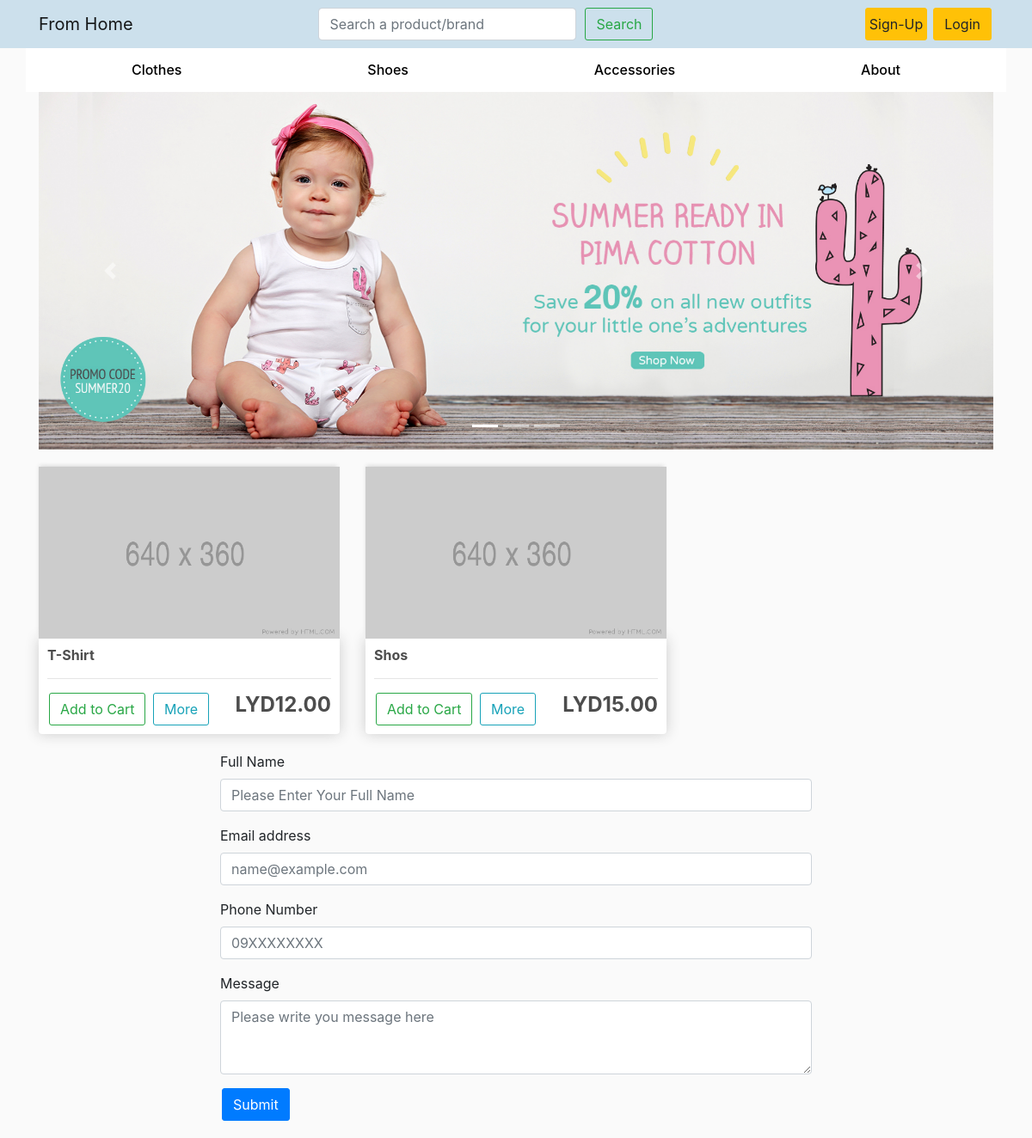
Before: / with the older database file.
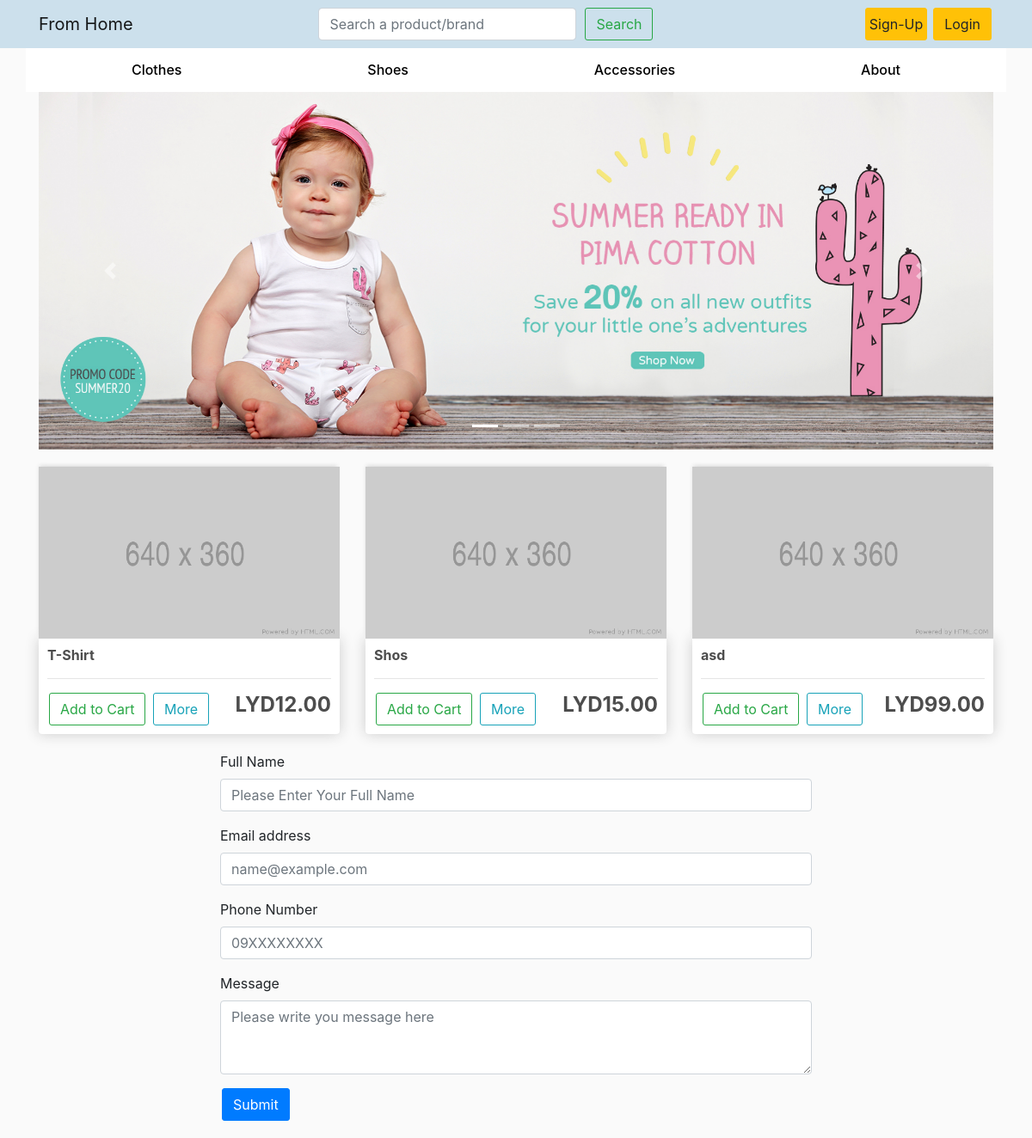
After: the same page with the newer database file.
### store/models.py (models this page shows, shortened)
class Product(models.Model):
    title = models.CharField(max_length=200, null=True)
    details = models.TextField(null=True)
    price = models.DecimalField(max_digits=8, decimal_places=2, null=True)
    color = models.CharField(max_length=200, null=True)
    season = models.CharField(max_length=200, null=True)
    gender = models.CharField(max_length=200, null=True)
    brand = models.CharField(max_length=200, null=True)
    size = models.CharField(max_length=200, null=True)
    featured = models.BooleanField(default=False)

### store/views.py (the view)
# urls.py: 2. Add a URL to urlpatterns:  path('', views.home, name='home')
def home(request):
    products = Product.objects.all()[:3]
    context = {'products':products}
    return render(request, 'store/home.html', context)

### store/templates/store/home.html (shortened to what this page needs)
{% extends 'store/base.html' %}
{% load static %}
{% block content %}
<div id="carouselExampleIndicators" class="carousel slide" data-ride="carousel">
    <ol class="carousel-indicators">
      <li data-target="#carouselExampleIndicators" data-slide-to="0" class="active"></li>
      <li data-target="#carouselExampleIndicators" data-slide-to="1"></li>
      <li data-target="#carouselExampleIndicators" data-slide-to="2"></li>
    </ol>
    <div class="carousel-inner">
      <div class="carousel-item active">
        <img class="d-block w-100" src="{% static 'images/cov1.jpg' %}" alt="First slide">
      </div>
    </div>
    <a class="carousel-control-prev" href="#carouselExampleIndicators" role="button" data-slide="prev">
      <span class="carousel-control-prev-icon" aria-hidden="true"></span>
    </a>
    <a class="carousel-control-next" href="#carouselExampleIndicators" role="button" data-slide="next">
      <span class="carousel-control-next-icon" aria-hidden="true"></span>
    </a>
</div>
<div class="row" style="margin-top: 10px">
    {% for product in products %}
    <div class="col-lg-4">
        <img class="thumbnail" src="{% static 'images/placeholder.png' %}">
        <div class="box-element product">
            <h6><strong>{{product.title}}</strong></h6>
            <hr>
            <button  class="btn btn-outline-success add-btn">Add to Cart</button>
            <a class="btn btn-outline-info" href="{% url 'detailview' %}">More</a>
            <h4 style="float: right;"><strong>LYD{{product.price}}</strong></h4>
        </div>
    </div>
    {% endfor %}
</div>
<div class="center_div">
    <form>
      <div class="form-group">
        <label for="formGroupExampleInput">Full Name</label>
        <input type="text" class="form-control" id="formGroupExampleInput" placeholder="Please Enter Your Full Name">
      </div>
      <div class="form-group">
        <label for="exampleFormControlInput1">Email address</label>
        <input type="email" class="form-control" id="exampleFormControlInput1" placeholder="name@example.com">
      </div>
      <div class="form-group">
        <label for="exampleFormControlInput1" >Phone Number</label>
        <input type="tel" class="form-control" id="exampleFormControlInput1" placeholder="09XXXXXXXX" >
      </div>
      <div class="form-group">
        <label for="exampleFormControlTextarea1">Message</label>
        <textarea class="form-control" id="exampleFormControlTextarea1" placeholder="Please write you message here" rows="3"></textarea>
      </div>
      <div class="text-align: center">
        <button type="submit" class="btn btn-primary">Submit</button>
      </div>
    </form>
</div>
{% endblock %}

Changed rows visible on the page:
added Product: title "asd", price "99.00"
